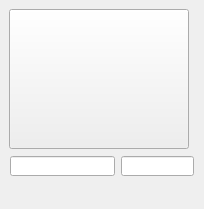
<?xml version="1.0" encoding="UTF-8"?>
<ui version="4.0">
 <class>MainWindow</class>
 <widget class="QMainWindow" name="MainWindow">
  <property name="geometry">
   <rect>
    <x>0</x>
    <y>0</y>
    <width>204</width>
    <height>209</height>
   </rect>
  </property>
  <property name="windowTitle">
   <string>MainWindow</string>
  </property>
  <widget class="QWidget" name="centralWidget">
   <widget class="QPushButton" name="btnColor">
    <property name="geometry">
     <rect>
      <x>9</x>
      <y>9</y>
      <width>180</width>
      <height>140</height>
     </rect>
    </property>
    <property name="sizePolicy">
     <sizepolicy hsizetype="Minimum" vsizetype="Fixed">
      <horstretch>180</horstretch>
      <verstretch>140</verstretch>
     </sizepolicy>
    </property>
    <property name="minimumSize">
     <size>
      <width>180</width>
      <height>140</height>
     </size>
    </property>
    <property name="maximumSize">
     <size>
      <width>16777215</width>
      <height>16777215</height>
     </size>
    </property>
    <property name="text">
     <string/>
    </property>
   </widget>
   <widget class="QLineEdit" name="lineEdit">
    <property name="geometry">
     <rect>
      <x>10</x>
      <y>156</y>
      <width>105</width>
      <height>20</height>
     </rect>
    </property>
    <property name="minimumSize">
     <size>
      <width>105</width>
      <height>0</height>
     </size>
    </property>
   </widget>
   <widget class="QLineEdit" name="lineEdit_2">
    <property name="geometry">
     <rect>
      <x>121</x>
      <y>156</y>
      <width>73</width>
      <height>20</height>
     </rect>
    </property>
   </widget>
  </widget>
  <widget class="QMenuBar" name="menuBar">
   <property name="geometry">
    <rect>
     <x>0</x>
     <y>0</y>
     <width>204</width>
     <height>23</height>
    </rect>
   </property>
  </widget>
 </widget>
 <layoutdefault spacing="6" margin="11"/>
 <resources/>
 <connections/>
</ui>
